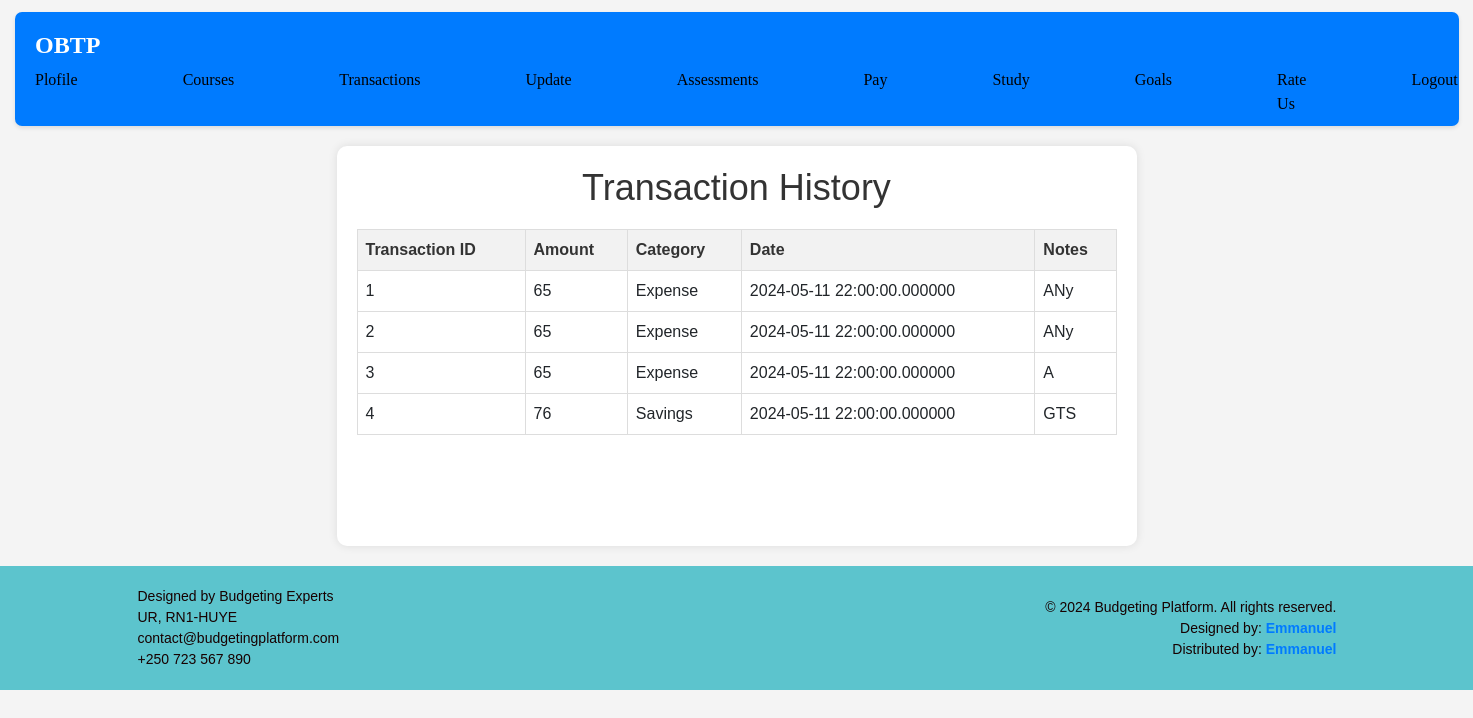
/transaction_history.php (signed in), run on the app's committed database.
### tables this page shows
CREATE TABLE `transactions` (
  `TransactionID` int(50) NOT NULL,
  `UserID` int(50) NOT NULL,
  `Amount` text NOT NULL,
  `Category` text NOT NULL,
  `TransactionDate` timestamp(6) NOT NULL DEFAULT current_timestamp(6) ON UPDATE current_timestamp(6),
  `Notes` text NOT NULL
);

### transaction_history.php (the view, shortened to what this page needs)
<?php
require_once "config.php";
$email = $_SESSION["email"];
$sql = "SELECT * FROM transactions WHERE UserID = (SELECT UserID FROM users WHERE Email = ? LIMIT 1)";
if ($stmt = $conn->prepare($sql)) {
    $stmt->bind_param("s", $email);
    $stmt->execute();
    $result = $stmt->get_result();
} else {
    echo "Error preparing SQL statement: " . $conn->error;
}
?>
<!DOCTYPE html>
<html lang="en">
<head>
    <link href="css/bootstrap.min.css" rel="stylesheet">
    <link rel="stylesheet" href="styles.css">
</head>
<body>
<header>
      <nav class="navbar">
        <a href="index.html" class="navbar-brand">OBTP</a>
        <ul class="nav-links">
          <li><a href="personal_info.php">Plofile</a></li>
          <li><a href="enrollments.php">Courses</a></li>
          <li><a href="transaction_history.php">Transactions</a></li>
          <li><a href="settings.php">Update</a></li>
          <li><a href="assessment.php">Assessments</a></li>
          <li><a href="payment.html">Pay</a></li>
          <li><a href="course_dashboard.php">Study</a></li>
          <li><a href="goal.php">Goals</a></li>
          <li><a href="feedback.php">Rate Us</a></li>
          <li><a href="logout.php">Logout</a></li>
        </ul>
      </nav>
    </header>
<div class="container1">
    <h1>Transaction History</h1>
    <table>
        <thead>
            <tr>
                <th>Transaction ID</th>
                <th>Amount</th>
                <th>Category</th>
                <th>Date</th>
                <th>Notes</th>
            </tr>
        </thead>
        <tbody>
            <?php
            while ($row = $result->fetch_assoc()) {
                echo "<tr>";
                echo "<td>" . $row["TransactionID"] . "</td>";
                echo "<td>" . $row["Amount"] . "</td>";
                echo "<td>" . $row["Category"] . "</td>";
                echo "<td>" . $row["TransactionDate"] . "</td>";
                echo "<td>" . $row["Notes"] . "</td>";
                echo "</tr>";
            }
            ?>
        </tbody>
    </table>
</div>
<footer class="footer">
      <div class="container2">
        <div class="left-part">
          <p class="mb-0">Designed by Budgeting Experts</p>
          <p class="mb-0">UR, RN1-HUYE</p>
          <p class="mb-0">contact@budgetingplatform.com</p>
          <p class="mb-0">+250 723 567 890</p>
        </div>
        <div class="right-part">
          <p class="mb-0">© 2024 Budgeting Platform. All rights reserved.</p>
          <p class="mb-0">Designed by: <a href="#" target="_blank" class="fw-bold">Emmanuel</a></p>
          <p class="mb-0">Distributed by: <a href="#" target="_blank" class="fw-bold">Emmanuel</a></p>
        </div>
      </div>
    </footer>
</body>
</html>

### styles.css (style rules this page uses)
.navbar { background-color: #007bff; width: 98%; margin-left: 15px; margin-top: 12px; color: #170101; box-shadow: 0 2px 4px rgba(0, 0, 0, 0.1); padding: 20px 0; display: flex; justify-content: space-between; border-radius: 7px; }
.navbar-brand { text-decoration: none; font-family: fantasy; font-weight: bold; color: #010102; margin-left: 10px; font-size: 40px; }
.nav-links { list-style: none; display: flex; margin-right: 80px; }
.nav-links li { margin-right: 80px; }
.nav-links li:last-child { margin-right: 0; }
.nav-links li a { font-family: fantasy; font-size: 20px; color: #351f8a; text-decoration: none; transition: color 0.3s ease; }
.footer { background-color: #c92334; color: #fff; padding: 20px 0; margin-bottom: 1px; }
.container2 { max-width: 1200px; margin: 0 auto; display: flex; }
.left-part { margin-left: 1px; }
.footer p { margin: 0; }
.left-part, .right-part { flex: 1; }
body { font-family: Arial, sans-serif; margin: 0; padding: 0; }
h1 { font-size: 36px; color: #333; text-align: center; margin-bottom: 20px; }
.footer { background-color: #333; color: #fff; padding: 20px 0; }
.container2 { display: flex; justify-content: space-between; align-items: center; }
.left-part { flex: 1; }
.right-part { flex: 1; text-align: right; }
.right-part a { color: #fff; text-decoration: none; }

### transaction_history.php (style rules this page uses)
body { font-family: Arial, sans-serif; background-color: #f4f4f4; margin: 0; padding: 0; }
.container1 { max-width: 800px; height: 400px; margin: 20px auto; background-color: #ffffff; padding: 20px; border-radius: 10px; box-shadow: 0 0 10px rgba(0, 0, 0, 0.1); }
h1 { font-size: 36px; color: #333333; text-align: center; margin-bottom: 20px; }
table { width: 100%; border-collapse: collapse; }
th, td { border: 1px solid #dddddd; text-align: left; padding: 8px; }
th { background-color: #f2f2f2; color: #333333; }
.footer { background-color: #5cc4cd; padding: 20px; margin-top: auto; }
.footer .container2 { display: flex; justify-content: space-between; }
.footer .container2 .left-part p, .footer .container2 .right-part p { font-size: 14px; color: #170101; margin-bottom: 5px; }
.footer .container2 .right-part p a { color: #007bff; text-decoration: none; font-weight: bold; }
.navbar { background-color: #007bff; padding: 10px 0; }
.navbar-brand { color: #fff; font-size: 24px; text-decoration: none; margin-left: 20px; }
.nav-links { list-style: none; padding: 0; margin: 0; }
.nav-links li { display: inline; margin-left: 20px; }
.nav-links li a { color: black; text-decoration: none; font-size: 16px; margin-right: 5px; }

### data on the page
transactions: TransactionID "1", Amount "65", Category "Expense", TransactionDate "2024-05-11 22:00:00.000000", Notes "ANy"
transactions: TransactionID "2", Amount "65", Category "Expense", TransactionDate "2024-05-11 22:00:00.000000", Notes "ANy"
transactions: TransactionID "3", Amount "65", Category "Expense", TransactionDate "2024-05-11 22:00:00.000000", Notes "A"
transactions: TransactionID "4", Amount "76", Category "Savings", TransactionDate "2024-05-11 22:00:00.000000", Notes "GTS"
